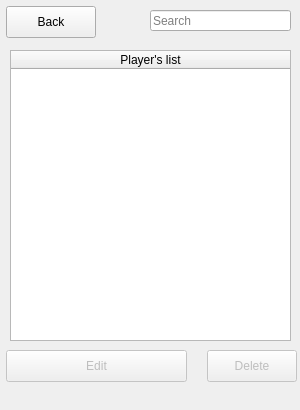
<?xml version="1.0" encoding="UTF-8"?>
<ui version="4.0">
 <class>MainWindow</class>
 <widget class="QMainWindow" name="MainWindow">
  <property name="geometry">
   <rect>
    <x>0</x>
    <y>0</y>
    <width>300</width>
    <height>410</height>
   </rect>
  </property>
  <property name="minimumSize">
   <size>
    <width>300</width>
    <height>410</height>
   </size>
  </property>
  <property name="maximumSize">
   <size>
    <width>300</width>
    <height>410</height>
   </size>
  </property>
  <property name="windowTitle">
   <string>Search</string>
  </property>
  <widget class="QWidget" name="centralwidget">
   <widget class="QLineEdit" name="search_text">
    <property name="geometry">
     <rect>
      <x>150</x>
      <y>10</y>
      <width>141</width>
      <height>21</height>
     </rect>
    </property>
    <property name="placeholderText">
     <string>Search</string>
    </property>
   </widget>
   <widget class="QLabel" name="search_icon">
    <property name="geometry">
     <rect>
      <x>120</x>
      <y>10</y>
      <width>20</width>
      <height>20</height>
     </rect>
    </property>
    <property name="text">
     <string/>
    </property>
   </widget>
   <widget class="QPushButton" name="delete_button">
    <property name="enabled">
     <bool>false</bool>
    </property>
    <property name="geometry">
     <rect>
      <x>207</x>
      <y>350</y>
      <width>90</width>
      <height>32</height>
     </rect>
    </property>
    <property name="cursor">
     <cursorShape>PointingHandCursor</cursorShape>
    </property>
    <property name="text">
     <string>Delete</string>
    </property>
   </widget>
   <widget class="QPushButton" name="edit_button">
    <property name="enabled">
     <bool>false</bool>
    </property>
    <property name="geometry">
     <rect>
      <x>6</x>
      <y>350</y>
      <width>181</width>
      <height>32</height>
     </rect>
    </property>
    <property name="cursor">
     <cursorShape>PointingHandCursor</cursorShape>
    </property>
    <property name="text">
     <string>Edit</string>
    </property>
   </widget>
   <widget class="QPushButton" name="back_button">
    <property name="geometry">
     <rect>
      <x>6</x>
      <y>6</y>
      <width>90</width>
      <height>32</height>
     </rect>
    </property>
    <property name="cursor">
     <cursorShape>PointingHandCursor</cursorShape>
    </property>
    <property name="text">
     <string>Back</string>
    </property>
    <property name="icon">
     <iconset>
      <normaloff>../resources/back.png</normaloff>../resources/back.png</iconset>
    </property>
   </widget>
   <widget class="QTableWidget" name="result_table">
    <property name="geometry">
     <rect>
      <x>10</x>
      <y>50</y>
      <width>281</width>
      <height>291</height>
     </rect>
    </property>
    <property name="editTriggers">
     <set>QAbstractItemView::NoEditTriggers</set>
    </property>
    <property name="selectionMode">
     <enum>QAbstractItemView::SingleSelection</enum>
    </property>
    <property name="selectionBehavior">
     <enum>QAbstractItemView::SelectRows</enum>
    </property>
    <property name="showGrid">
     <bool>false</bool>
    </property>
    <property name="gridStyle">
     <enum>Qt::SolidLine</enum>
    </property>
    <property name="sortingEnabled">
     <bool>false</bool>
    </property>
    <property name="columnCount">
     <number>1</number>
    </property>
    <attribute name="horizontalHeaderVisible">
     <bool>true</bool>
    </attribute>
    <attribute name="horizontalHeaderCascadingSectionResizes">
     <bool>false</bool>
    </attribute>
    <attribute name="horizontalHeaderDefaultSectionSize">
     <number>139</number>
    </attribute>
    <attribute name="horizontalHeaderStretchLastSection">
     <bool>true</bool>
    </attribute>
    <attribute name="verticalHeaderVisible">
     <bool>false</bool>
    </attribute>
    <column>
     <property name="text">
      <string>Player's list</string>
     </property>
     <property name="textAlignment">
      <set>AlignCenter</set>
     </property>
    </column>
   </widget>
  </widget>
  <widget class="QMenuBar" name="menubar">
   <property name="geometry">
    <rect>
     <x>0</x>
     <y>0</y>
     <width>300</width>
     <height>22</height>
    </rect>
   </property>
  </widget>
 </widget>
 <resources/>
 <connections/>
</ui>
